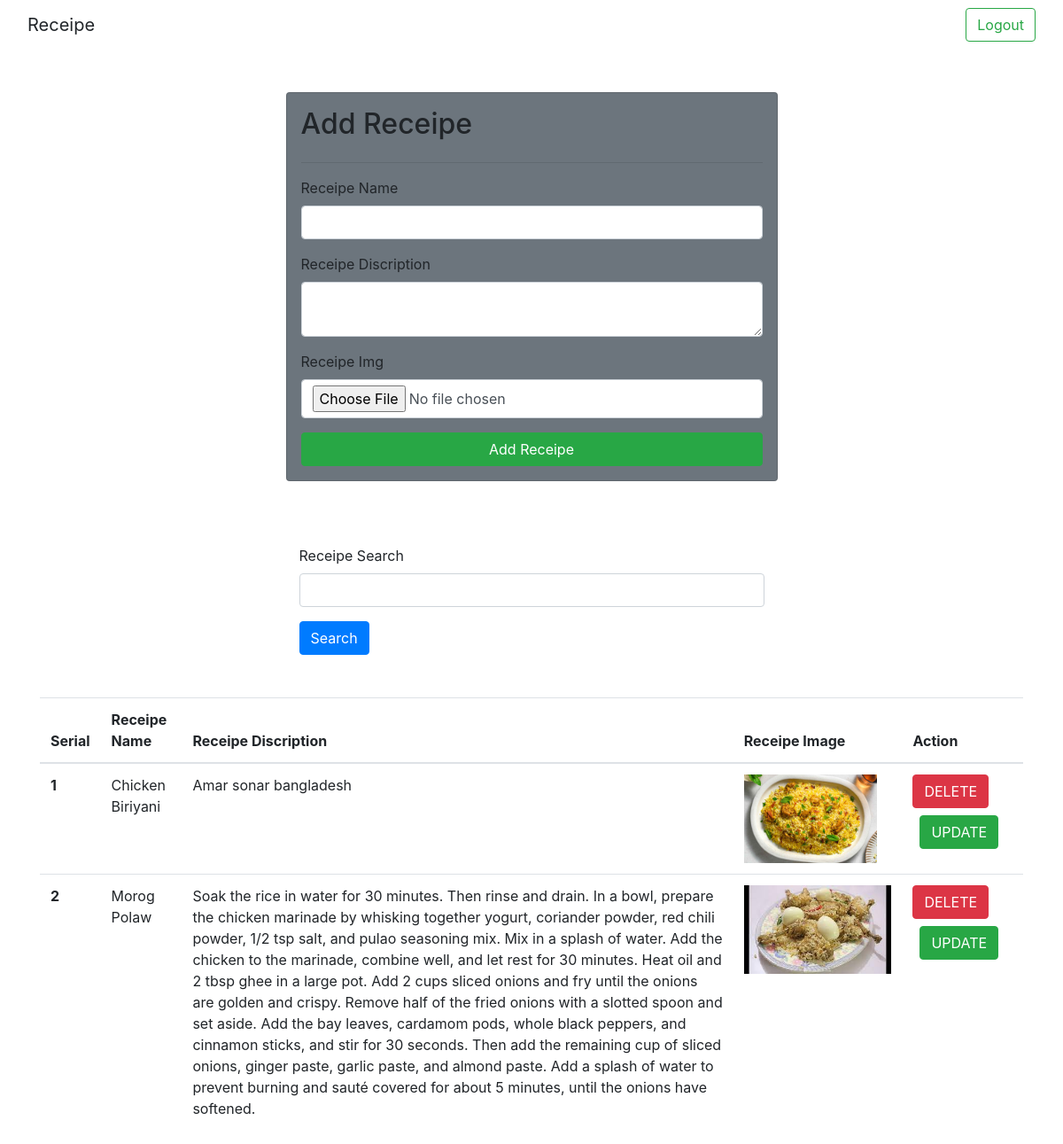
The app's page /receipes/ (signed in) with its own data.
### vege/models.py (models this page shows)
class Receipy(models.Model):
    user = models.ForeignKey(User, on_delete=models.SET_NULL, null=True, blank=True)
    receipy_name = models.CharField(max_length= 100)
    receipy_description = models.TextField()
    receipy_image = models.ImageField(upload_to= "receipy")

### vege/views.py (the view, shortened to what this page needs)
# urls.py: path('receipes/', receipes, name = 'receipes'),
@login_required(login_url= '/')
def receipes(request):
    queryset = Receipy.objects.all()
    if request.GET.get('search'):
        queryset = queryset.filter(receipy_name__icontains = request.GET.get('search'))
    context = {'receipes': queryset}
    return render(request, 'receipes.html', context)

### vege/templates/receipes.html (shortened to what this page needs)
<!doctype html>
<html lang="en">
  <head>
    <link rel="stylesheet" href="https://cdn.jsdelivr.net/npm/bootstrap@4.0.0/dist/css/bootstrap.min.css">
  </head>
  <body>
    <nav class="navbar bg-body-tertiary">
      <div class="container-fluid">
        <a class="navbar-brand">Receipe</a>
        <form class="d-flex" role="search">
          <a href="/logout" class="btn btn-outline-success" type="submit">Logout</a>
        </form>
      </div>
    </nav>
    <div class="container mt-5">
        <form class ="col-6 mx-auto bg-secondary card p-3 shadow-lg" method = "post" enctype="multipart/form-data">
            <h2>Add Receipe</h2>
            <hr>
            <div class="mb-3">
              <label for="exampleInputEmail1" class="form-label">Receipe Name</label>
              <input name = "receipy_name" type="text" class="form-control">
            </div>
            <div class="mb-3">
              <label for="exampleInputPassword1" class="form-label">Receipe Discription</label>
              <textarea name="receipy_description" class="form-control"></textarea>
            </div>
            <div class="mb-3">
                <label for="exampleInputPassword1" class="form-label">Receipe Img</label>
                <input name = "receipy_image" type="file" class="form-control">
              </div>
            <button type="submit" class="btn btn-success">Add Receipe</button>
          </form>
        <br>
        <div class="mt-5">
          <div class="mx-auto col-6">
            <form action="">
            <div class="mb-3">
              <label for="exampleInputEmail1" class="form-label">Receipe Search </label>
              <input name = "search" type="text" class="form-control">
            </div>
            <button class="btn btn-primary">Search</button>
          </form>
         </div>
        </div>
        <table class="table mt-5">
          <thead>
            <tr>
              <th scope="col">Serial</th>
              <th scope="col">Receipe Name</th>
              <th scope="col">Receipe Discription</th>
              <th scope="col">Receipe Image</th>
              <th scope="col"> Action  </th>
            </tr>
          </thead>
          <tbody>
            {% for receipe in receipes %}
            <tr>
              <th scope="row">{{forloop.counter}} </th>
              <td>{{receipe.receipy_name}} </td>
              <td> {{receipe.receipy_description}} </td>
              <td> <img src="/media/{{receipe.receipy_image}}" alt="" style="height: 100px;"> </td>
              <td>
                <a href="/delete_receipes/{{receipe.id}}" class="btn btn-danger"> DELETE </a>
                <a href="/update_receipes/{{receipe.id}}" class="btn btn-success m-2"> UPDATE </a>
              </td>
            </tr>
            {% endfor %}
          </tbody>
        </table>
    </div>
  </body>
</html>

### records on screen
Receipy: receipy_name "Chicken Biriyani", receipy_description "Amar sonar bangladesh", receipy_image (picture)
Receipy: receipy_name "Morog Polaw", receipy_description "Soak the rice in water for 30 minutes. Then rinse and drain. In a bowl, prepare the chicken marinade by whisking together yogurt, coriander powder, red chili powder, 1/2 tsp salt, and pulao seasoning mix. Mix in a splash of water. Add the chicken to the marinade, combine well, and let rest for 30 minutes. Heat oil and 2 tbsp ghee in a large pot. Add 2 cups sliced onions and fry until the onions are golden and crispy. Remove half of the fried onions with a slotted spoon and set aside. Add the bay leaves, cardamom pods, whole black peppers, and cinnamon sticks, and stir for 30 seconds. Then add the remaining cup of sliced onions, ginger paste, garlic paste, and almond paste. Add a splash of…", receipy_image (picture)
